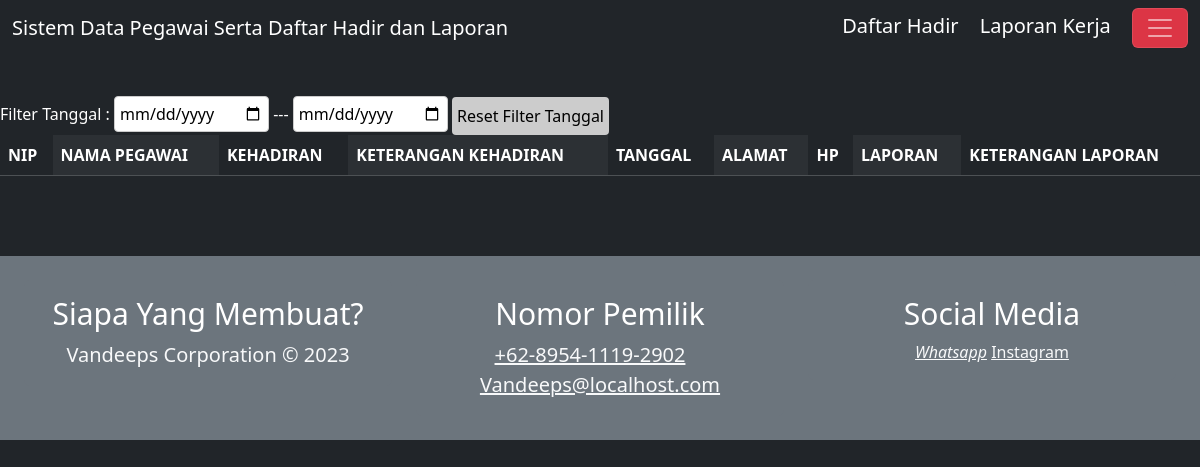
/, run on an earlier commit of the app's database.
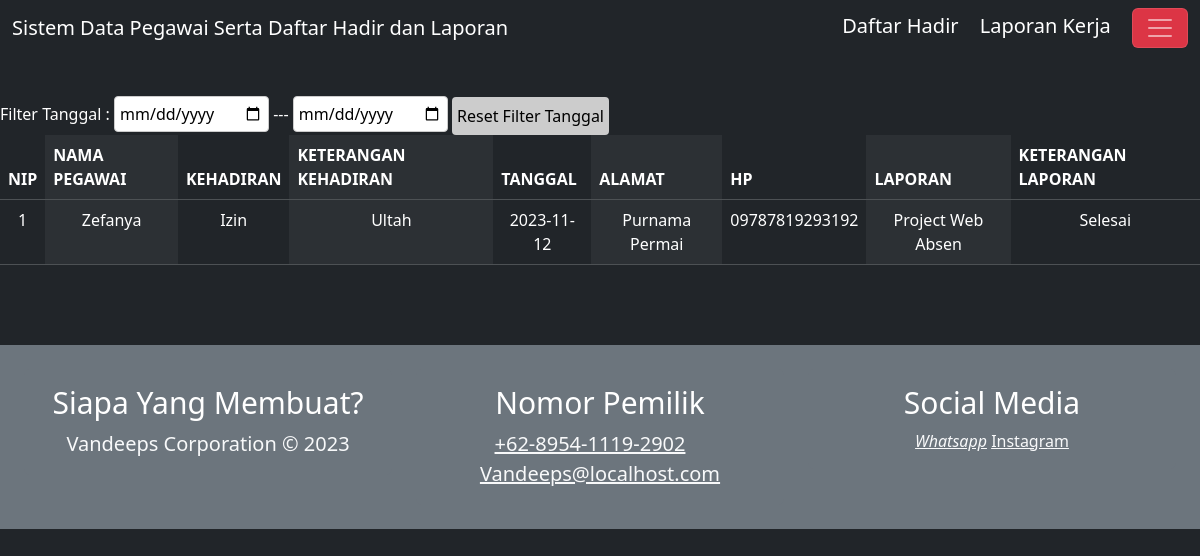
And on a later commit of the database.
### tables this page shows
CREATE TABLE `data_karyawan` (
  `NIP` varchar(16) NOT NULL,
  `nama` varchar(100) NOT NULL,
  `alamat` varchar(100) NOT NULL,
  `hp` varchar(16) NOT NULL
);

CREATE TABLE `tb_absen` (
  `No` int(10) NOT NULL,
  `NIP` varchar(16) NOT NULL,
  `absen` enum('Hadir','Sakit','Izin') NOT NULL,
  `tgl` date NOT NULL,
  `Ket` varchar(100) NOT NULL
);

CREATE TABLE `lap_keg` (
  `Id_lap` int(11) NOT NULL,
  `NIP` varchar(100) NOT NULL,
  `laporan` varchar(100) NOT NULL,
  `ket` enum('Selesai','Proses','Belum') NOT NULL
);

### index.php (the view, shortened to what this page needs)
<?php
  include "./layouts/header.php";
  $sql = "SELECT data_karyawan.nip, data_karyawan.nama, tb_absen.absen,
          tb_absen.Ket,tb_absen.tgl, data_karyawan.alamat, data_karyawan.hp, lap_keg.laporan, lap_keg.ket
          FROM data_karyawan INNER JOIN tb_absen ON data_karyawan.NIP = tb_absen.NIP
                              INNER JOIN lap_keg ON data_karyawan.NIP = lap_keg.NIP ";
          $tanggalmulai = "";
          $tanggalakhir = "";
?>
<body style="display: grid; gap: 1rem; padding-top: 6rem">
<?php
  include "./layouts/navbar.php";
?>
<div>
<div>
  <label >Filter Tanggal : </label>
  <input type="date" name="tanggalmulai" id="tanggalmulai" onchange="handletanggalmulai(event)"
  value= "<?php echo $tanggalmulai ?>">
  <label >---</label>
  <input type="date" name="tanggalakhir" id="tanggalakhir" onchange="handletanggalakhir(event)"
  value= "<?php echo $tanggalakhir ?>">
  <button onclick="resetfiltertanggal()" class="btn btn-secondary">
     Reset Filter Tanggal
  </button>
</div>
<table class="table table-dark table-striped-columns"  align="right" bgcolor="gray">
  <thead bgcolor="gray">
        <tr>
          <th>NIP</th>
          <th>NAMA PEGAWAI</th>
          <th>KEHADIRAN</th>
          <th>KETERANGAN KEHADIRAN</th>
          <th>TANGGAL </th>
          <th>ALAMAT</th>
          <th>HP</th>
          <th>LAPORAN</th>
          <th>KETERANGAN LAPORAN</th>
        </tr>
  </thead>
  <tbody bgcolor="gray" style="text-align: center; width:80%; color:white;">
  <?php
        include "koneksi.php";
        $tampil = mysqli_query($koneksi, $sql);
        while ($row = mysqli_fetch_array($tampil)) {
            echo "<tr>
            <td>" . $row[0] . "</td>
            <td>" . $row[1] . "</td>
            <td>" . $row[2] . "</td>
            <td>" . $row[3] . "</td>
            <td>" . $row[4] . "</td>
            <td>" . $row[5] . "</td>
            <td>" . $row[6] . "</td>
            <td>" . $row[7] . "</td>
            <td>" . $row[8] . "</td>
        </tr>";
        }
  ?>
  </tbody>
</table>
</div>
<?php
  include "./layouts/footer.php";
?>

What changed in the data, as far as the page shows it:
now on this page (row edited): data_karyawan: NIP "1", nama "Zefanya", tb_absen.absen "Izin", tb_absen.Ket "Ultah", tb_absen.tgl "2023-11-12", alamat "Purnama Permai", hp "09787819293192", lap_keg.laporan "Project Web Absen", lap_keg.ket "Selesai"
